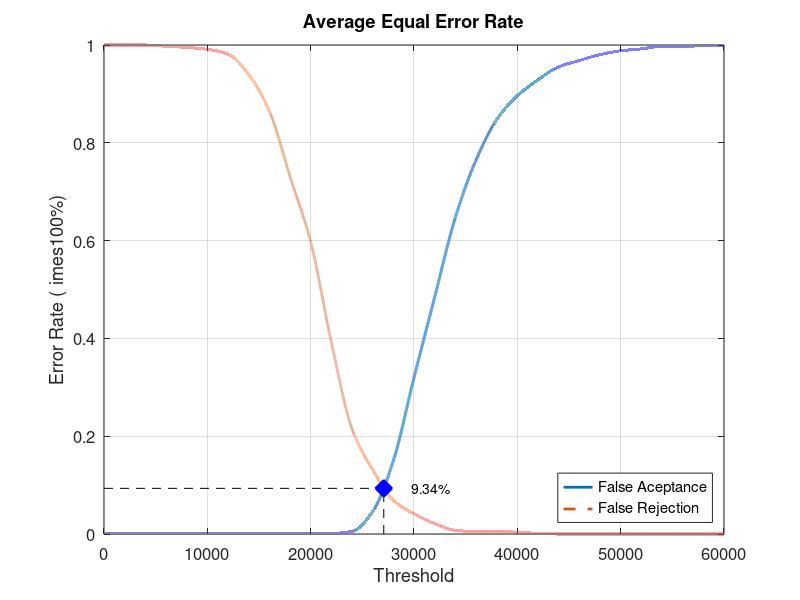
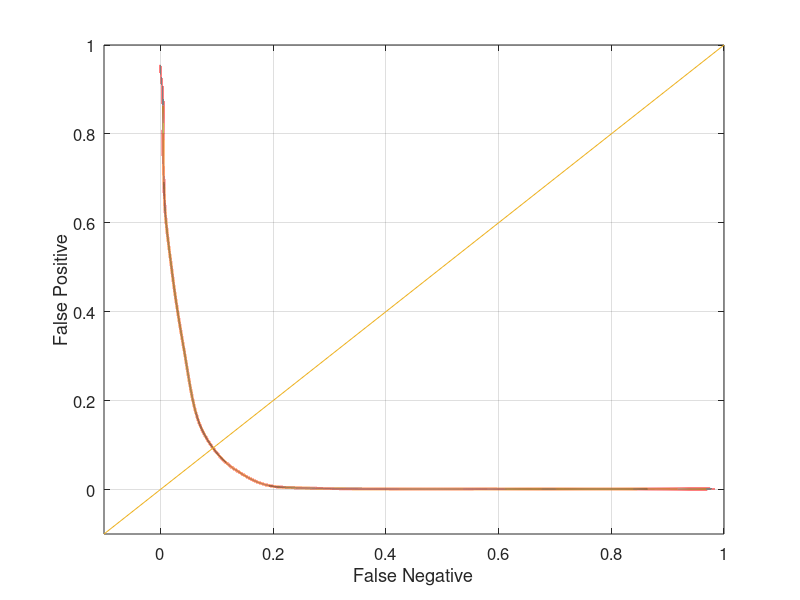

These charts were generated, in order, by the following MATLAB code:
close all;
clear;
clc;
x = 0:2000:60000;
xq = 0:0.5:60000;

y0 = [0 0.00131579 0.00131579 0.00131579 0.00131579 0.00131579 0.00131579 0.00131579 0.00131579 0.00131579 0.00131579 0.00131579 0.00526316 0.0460526 0.15 0.319737 0.484211 0.647368 0.764474 0.847368 0.896053 0.928947 0.955263 0.968421 0.980263 0.988158 0.992105 0.997368 0.997368 0.998684 1]
yy0 = interp1(x, y0, xq, 'pchip');
y1 = [1 1 1 0.9975 0.995 0.99125 0.98125 0.94 0.865 0.73125 0.5975 0.3925 0.215 0.13125 0.06875 0.04125 0.02125 0.0075 0.005 0.005 0.00375 0.00125 0 0 0 0 0 0 0 0 0]
yy1 = interp1(x, y1, xq, 'pchip');

% Calculating EER: 
y2 = abs(y0 - y1);
find(y2 == min(y2))
yy2 = abs(yy0 - yy1);
xEER = find(yy2 == min(yy2));
xEERIndex = xq(xEER) % X-axis EER
yEER = yy0(xEER) % Y-axis EER

main = figure
plot(xq, yy0,'-','LineWidth', 2);	hold on
plot(xq, yy1,'--','LineWidth', 2);	hold on
plot([xEERIndex xEERIndex], [0 yEER], 'k--');	hold on
plot([0 xEERIndex], [yEER yEER], 'k--');	hold on
plot(xEERIndex, yEER, 'bx', 'LineWidth', 10);	hold on
text(xEERIndex + 10 * xEERIndex / 100, yEER, [num2str(round((10000 * yEER)) / 100) '%'])
legend('False Aceptance', 'False Rejection', 'Location', 'SouthEast')
xlabel('Threshold')
ylabel('Error Rate (	imes100%)')
title('Average Equal Error Rate')
set(gca, 'FontSize', 12)
axis([0 60000 0 1])
grid on

print(main, 'Experiment4AverageMain', '-dpng');
FNRxFPR = figure('Color', [1 1 1]);
plot(yy1, yy0, '-', yy1, yy0, 'LineWidth', 2);
hold on
y = -0.1:0.1:1
plot(y, y); 
set(gca, 'FontSize', 12)
xlabel('False Negative')
ylabel('False Positive')
axis([-0.1 1 -0.1 1])
set(gca, 'FontSize', 12)
grid on

print(FNRxFPR, 'Experiment4AverageFNRxFPR','-dpng');
